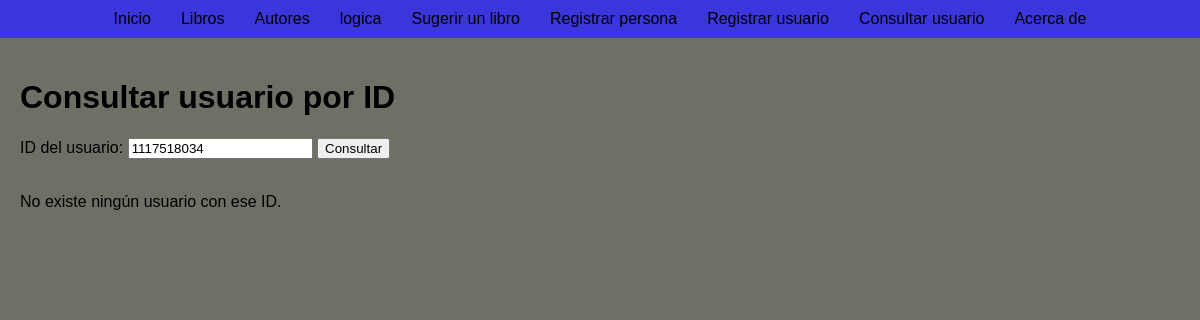
The app's page /usuarios/consultar/1117518034/, older data.
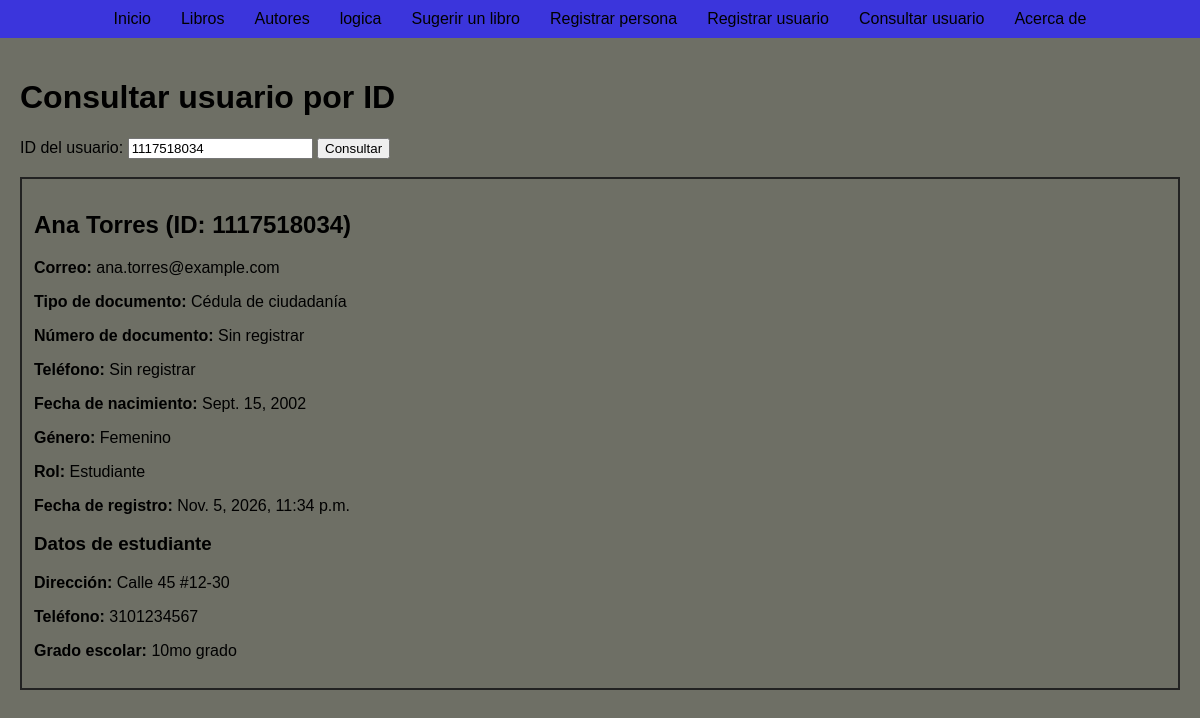
The same page, newer data.
### app_catalogo/models.py (models this page shows, shortened)
class usuario(models.Model):
    id = models.AutoField(primary_key=True)
    nombre = models.CharField(max_length=100)
    tipo_documento = models.CharField(
        max_length=2,
        choices=[("CC", "Cédula de ciudadanía"), ("TI", "Tarjeta de identidad"), ("CE", "Cédula de extranjería"), ("PA", "Pasaporte")],
        default="CC",
    )
    numero_documento = models.CharField(max_length=20, blank=True, default="")
    telefono = models.CharField(max_length=20, blank=True, default="")
    correo = models.EmailField(unique=True)
    fecha_registro = models.DateTimeField(auto_now_add=True)
    fecha_nacimiento = models.DateField()
    genero = models.CharField(max_length=10, choices=[("M", "Masculino"), ("F", "Femenino")])
    rol = models.CharField(max_length=20, choices=[("admin", "Administrador"), ("estudiante", "Estudiante"), ("usuario", "Usuario"), ("instructor", "Instructor")], default="usuario")

class estudiante(models.Model):
    id = models.OneToOneField(usuario, on_delete=models.CASCADE, primary_key=True)
    direccion = models.CharField(max_length=200)
    telefono = models.CharField(max_length=15)
    grado_escolar = models.CharField(max_length=50)

### app_catalogo/views.py (the view)
# urls.py: path('usuarios/consultar/', views.consultar_usuario, name='consultar_usuario'),
def consultar_usuario(request, usuario_id=""):
    usuario_id = usuario_id or request.GET.get("id", "").strip()
    usuario_obj = None
    perfil_estudiante = None
    error = None
    if usuario_id:
        if usuario_id.isdigit():
            usuario_obj = usuario.objects.filter(pk=int(usuario_id)).first()
            if usuario_obj is None:
                error = "No existe ningún usuario con ese ID."
            elif usuario_obj.rol == "estudiante":
                perfil_estudiante = estudiante.objects.filter(id=usuario_obj).first()
        else:
            error = "El ID debe ser un número."
    return render(
        request,
        "app_catalogo/consultar_usuario.html",
        {
            "usuario_id": usuario_id,
            "usuario_obj": usuario_obj,
            "perfil_estudiante": perfil_estudiante,
            "error": error,
        },
    )

### app_catalogo/templates/app_catalogo/consultar_usuario.html (shortened to what this page needs)
{% extends "app_catalogo/base.html" %}
{% block content %}
    <h1>Consultar usuario por ID</h1>
    <form method="get" action="{% url 'consultar_usuario' %}">
        <label for="id">ID del usuario:</label>
        <input id="id" name="id" type="number" min="1" required value="{{ usuario_id|default:'' }}">
        <button type="submit">Consultar</button>
    </form>
    <br>
    {% if error %}
        <p>{{ error }}</p>
    {% elif usuario_obj %}
        <div style="border: 2px solid #222; padding: 12px;">
            <h2>{{ usuario_obj.nombre }} (ID: {{ usuario_obj.id }})</h2>
            <p><strong>Correo:</strong> {{ usuario_obj.correo }}</p>
            <p><strong>Tipo de documento:</strong> {{ usuario_obj.get_tipo_documento_display }}</p>
            <p><strong>Número de documento:</strong> {{ usuario_obj.numero_documento|default:"Sin registrar" }}</p>
            <p><strong>Teléfono:</strong> {{ usuario_obj.telefono|default:"Sin registrar" }}</p>
            <p><strong>Fecha de nacimiento:</strong> {{ usuario_obj.fecha_nacimiento }}</p>
            <p><strong>Género:</strong> {{ usuario_obj.get_genero_display }}</p>
            <p><strong>Rol:</strong> {{ usuario_obj.get_rol_display }}</p>
            <p><strong>Fecha de registro:</strong> {{ usuario_obj.fecha_registro }}</p>
            {% if usuario_obj.rol == "estudiante" %}
                <h3>Datos de estudiante</h3>
                {% if perfil_estudiante %}
                    <p><strong>Dirección:</strong> {{ perfil_estudiante.direccion }}</p>
                    <p><strong>Teléfono:</strong> {{ perfil_estudiante.telefono }}</p>
                    <p><strong>Grado escolar:</strong> {{ perfil_estudiante.grado_escolar }}</p>
                {% else %}
                    <p>Este estudiante todavía no completó su registro. <a href="{% url 'completar_registro' usuario_obj.id %}">Completarlo ahora</a>.</p>
                {% endif %}
            {% endif %}
        </div>
    {% endif %}
{% endblock %}

### app_catalogo/templates/app_catalogo/base.html (shortened to what this page needs)
<!DOCTYPE html>
<html lang="es">
<head>
</head>
<body>
    <header>
        <nav>
            <a href="{% url 'inicio' %}">Inicio</a>
            <a href="{% url 'lista_libros' %}">Libros</a>
            <a href="{% url 'autores' %}">Autores</a>
            <a href="{% url 'logica' %}">logica</a>
            <a href="{% url 'sugerir' %}">Sugerir un libro</a>
            <a href="{% url 'registrar_persona' %}">Registrar persona</a>
            <a href="{% url 'registrar_usuario' %}">Registrar usuario</a>
            <a href="{% url 'consultar_usuario' %}">Consultar usuario</a>
            <a href="{% url 'acerca' %}">Acerca de</a>
        </nav>
    </header>
    <main>
        {% block content %}{% endblock %}
    </main>
</body>
</html>

### app_catalogo/templates/app_catalogo/base.html (style rules this page uses)
body { background-color: #6e6f65; font-family: Arial, sans-serif; margin: 0; padding: 0; }
header { background-color: #3b35dc; color: rgb(229, 223, 223); padding: 10px 0; }
nav { display: flex; justify-content: center; }
nav a { color: rgb(0, 0, 0); text-decoration: none; margin: 0 15px; }
main { padding: 20px; }

Row changes from the older to the newer data that the page shows:
added usuario: nombre "Ana Torres", id "1117518034", correo "ana.torres@example.com", tipo_documento "Cédula de ciudadanía", numero_documento "Sin registrar", telefono "Sin registrar", fecha_nacimiento "Sept. 15, 2002", genero "Femenino", rol "Estudiante", fecha_registro "Nov. 5, 2026, 11:34 p.m."
added estudiante: direccion "Calle 45 #12-30", telefono "3101234567", grado_escolar "10mo grado"
Text that changed along with them:
{{ error }}: "No existe ningún usuario con ese ID." → (not shown)
text now shown: "(ID: ) Correo: Tipo de documento: Número de documento: Teléfono: Fecha de nacimiento: Género: Rol: Fecha de registro: Datos de estudiante Dirección: Teléfono: Grado escolar:"
